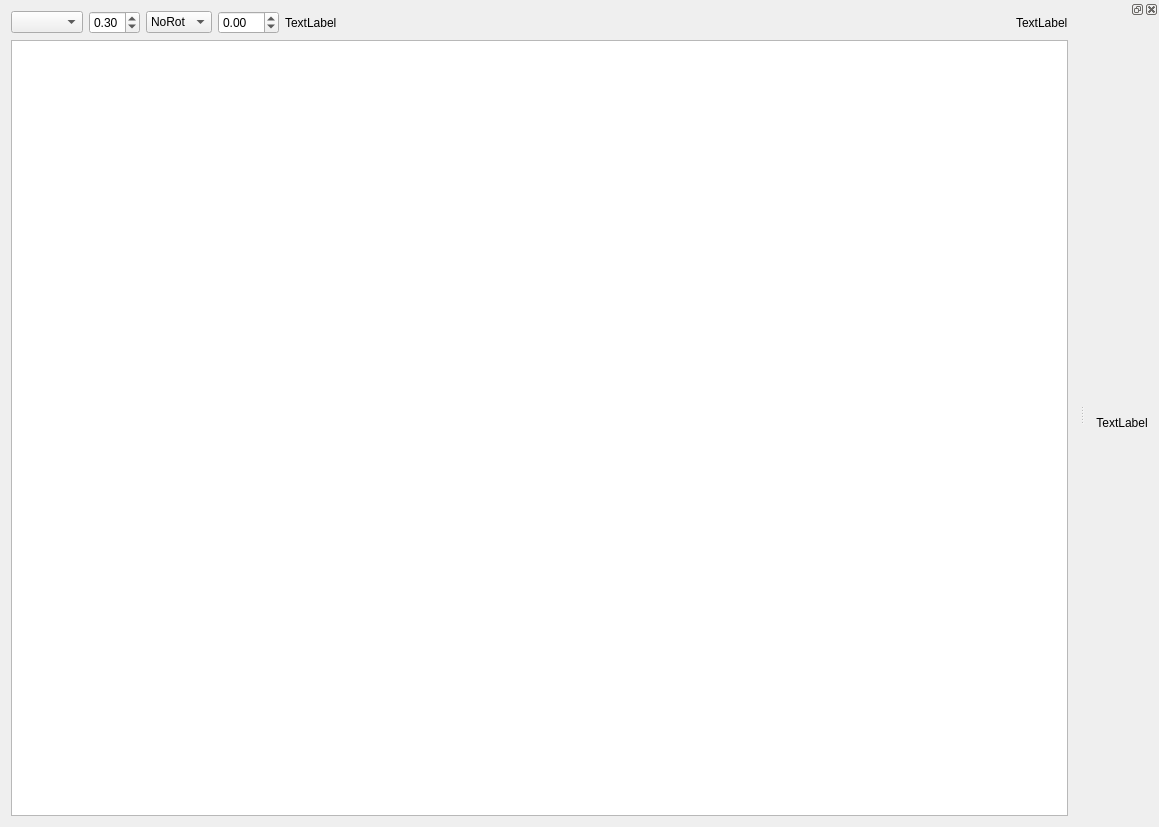
<?xml version="1.0" encoding="UTF-8"?>
<ui version="4.0">
 <class>MainWindow</class>
 <widget class="QMainWindow" name="MainWindow">
  <property name="geometry">
   <rect>
    <x>0</x>
    <y>0</y>
    <width>1159</width>
    <height>827</height>
   </rect>
  </property>
  <property name="windowTitle">
   <string>MainWindow</string>
  </property>
  <widget class="QWidget" name="centralWidget">
   <layout class="QVBoxLayout" name="verticalLayout">
    <item>
     <layout class="QHBoxLayout" name="horizontalLayout">
      <item>
       <widget class="QComboBox" name="comboBox"/>
      </item>
      <item>
       <widget class="QDoubleSpinBox" name="step">
        <property name="minimum">
         <double>0.010000000000000</double>
        </property>
        <property name="maximum">
         <double>1.000000000000000</double>
        </property>
        <property name="singleStep">
         <double>0.010000000000000</double>
        </property>
        <property name="value">
         <double>0.300000000000000</double>
        </property>
       </widget>
      </item>
      <item>
       <widget class="QComboBox" name="axis">
        <item>
         <property name="text">
          <string>NoRot</string>
         </property>
        </item>
        <item>
         <property name="text">
          <string>RotX</string>
         </property>
        </item>
        <item>
         <property name="text">
          <string>RotY</string>
         </property>
        </item>
       </widget>
      </item>
      <item>
       <widget class="QDoubleSpinBox" name="rotation">
        <property name="minimum">
         <double>-30.000000000000000</double>
        </property>
        <property name="maximum">
         <double>30.000000000000000</double>
        </property>
       </widget>
      </item>
      <item>
       <widget class="QLabel" name="tc">
        <property name="text">
         <string>TextLabel</string>
        </property>
       </widget>
      </item>
      <item>
       <spacer name="horizontalSpacer">
        <property name="orientation">
         <enum>Qt::Horizontal</enum>
        </property>
        <property name="sizeHint" stdset="0">
         <size>
          <width>40</width>
          <height>20</height>
         </size>
        </property>
       </spacer>
      </item>
      <item>
       <widget class="QLabel" name="MinFloorID">
        <property name="text">
         <string>TextLabel</string>
        </property>
       </widget>
      </item>
     </layout>
    </item>
    <item>
     <widget class="QTableWidget" name="tableWidget"/>
    </item>
   </layout>
  </widget>
  <widget class="QDockWidget" name="dockWidget">
   <attribute name="dockWidgetArea">
    <number>2</number>
   </attribute>
   <widget class="QWidget" name="dockWidgetContents">
    <layout class="QVBoxLayout" name="verticalLayout_2">
     <item>
      <widget class="QLabel" name="label">
       <property name="text">
        <string>TextLabel</string>
       </property>
       <property name="alignment">
        <set>Qt::AlignCenter</set>
       </property>
      </widget>
     </item>
    </layout>
   </widget>
  </widget>
 </widget>
 <layoutdefault spacing="6" margin="11"/>
 <resources/>
 <connections/>
</ui>
